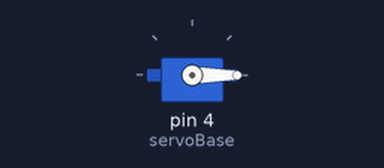
Recording of a sketch running on a simulated Arduino Uno, built with avr-gcc and run on an emulated ATmega328P. Parts: servo.

Above: at 0.1 s.
At 8.1 s:
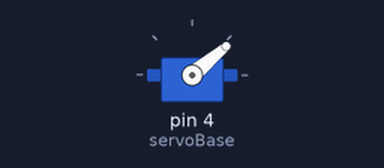
At 18.1 s:
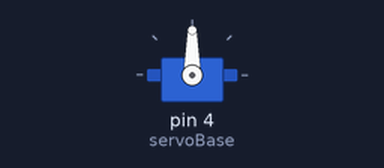
At 36.1 s:
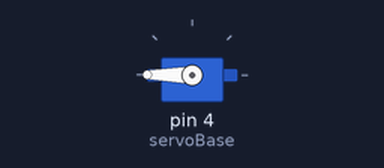
Timing chart, 0 to 39.5 s (numbered marks = the images above):
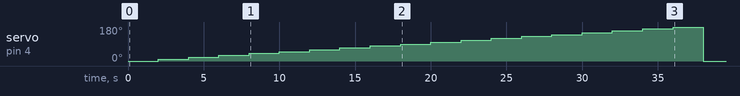

Measured:
- by itself, servo on pin 4 (servoBase): rises from 0° to 180° in 34.0 s, then falls to 0° in 2.0 s

The sketch:

Servo_With_arduino.ino
```cpp
// IInclude Library for servo motor
#include <Servo.h>

Servo servoBase;//Assigning servo variable

void setup() {
   servoBase.attach(4);//Pin for servo
   servoBase.write(0);  //Assign value in degree to servo
}

void loop() {

  for(int i=0; i<=180; i=i+10)
  {
   servoBase.write(i);
   delay(2000);
  }
 }
```
